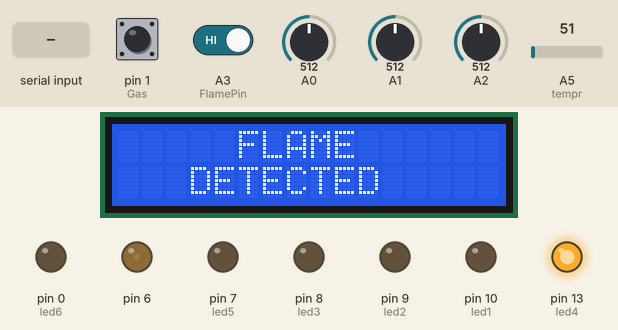
Recording of a sketch running on a simulated Arduino Uno, built for the host (arithmetic inside an expression is 32-bit, double 64-bit). Shown: 16×2 character LCD, output pins drawn as LEDs (lit = HIGH). Inputs (shaded band) come from the test bench; at power-on: A0 = 512, pin 1 (Gas) HIGH, A3 (FlamePin) HIGH, A1 = 512, A2 = 512, A5 (tempr) = 51. What the sketch prints to the serial monitor is not drawn.

Above: at 6.0 s.
6.1 s: A0 set to 716
At 13.1 s:
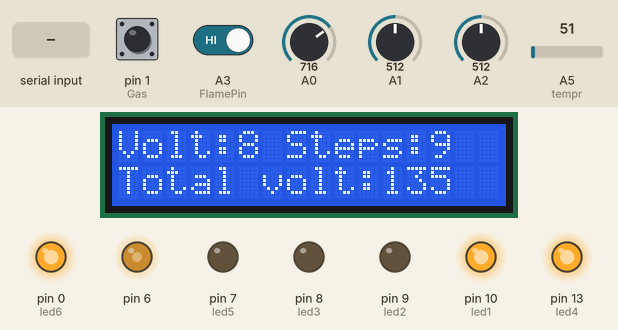
14.8 s: pin 1 (Gas) pulled LOW for 3 s
At 16.2 s:
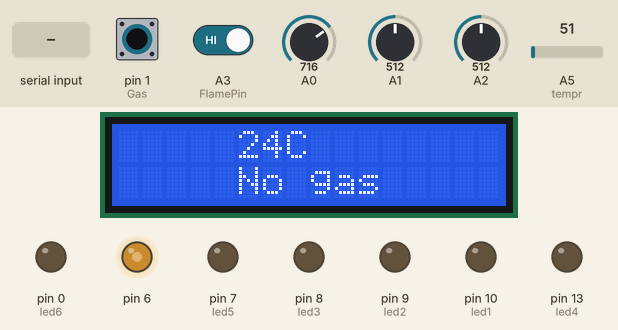
21.1 s: A3 (FlamePin) driven LOW
At 25.5 s:
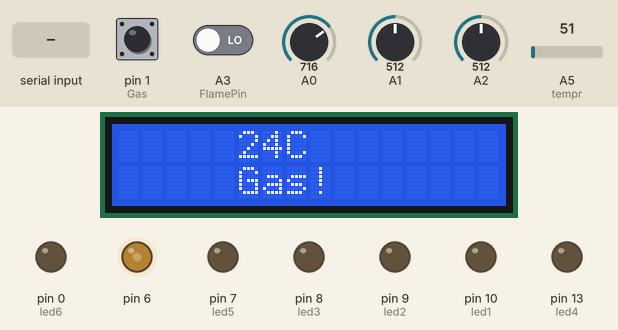
27.4 s: "o" received over Serial
34.8 s: A3 (FlamePin) driven HIGH
At 36.1 s:
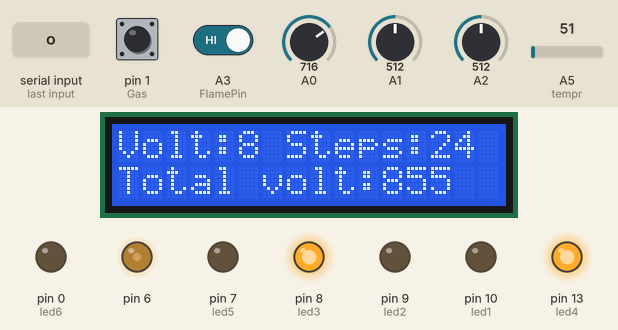
41.1 s: A1 set to 30
At 44.7 s:
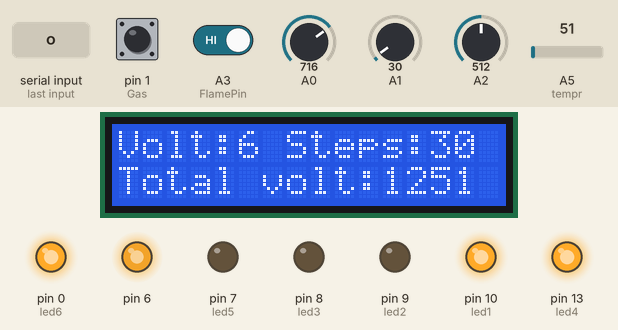
Timing chart, 0 to 51.9 s (numbered marks = the images above; inputs shaded):
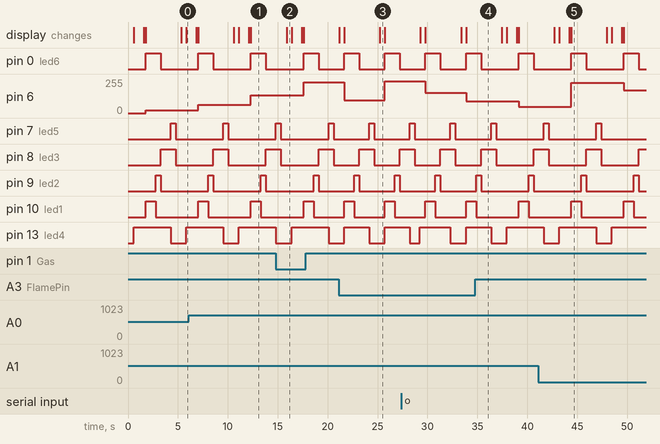

The sketch:

ArduinoCode.ino
```cpp
// Import the Liquid Crystal to display in LCD
#include <LiquidCrystal.h>
//Initialise the LCD pins with the arduino.
const int rs = 12, en = 11, d4 = 5, d5 = 4, d6 = 3, d7 = 2;
//Signal 1
int led1=10;//RED
int led2=9;//YELLOW
int led3=8;//GREEN
//Signal 2
int led4=13;//RED
int led5=7;//YELLOW
int led6=0;//GREEN
int FlamePin=A3;
char c;
 //define LED connecting pins into lcd fn using Liquid crystal
LiquidCrystal lcd(rs, en, d4, d5, d6, d7);
int count=0; //No. of Steps
int voltage=0;//Total voltage from each sensor at current loop
int total=0;//Total voltage from all sensors till current loop
int tempr=A5;
int Gas=1;
String voice;

void setup() {
  Serial.begin(9600);
  // Setup the pin modes for each LED, Buzzer and LCD display as OUTPUT
  pinMode(6,OUTPUT) ;
  pinMode(led1,OUTPUT);
  pinMode(led2,OUTPUT);
  pinMode(led3,OUTPUT);
  pinMode(led4,OUTPUT);
  pinMode(led5,OUTPUT);
  pinMode(led6,OUTPUT);
  pinMode(Gas,INPUT_PULLUP);
  pinMode(FlamePin, INPUT_PULLUP);
  Serial.begin(9600);

}
void loop() {
  //delay(5000);
  if (Serial.available()){
    c = Serial.read();
    //Serial.println(c);
    voice+=c;
   if (voice.length() > 0)
  {
    //Serial.println(voice);
       if(voice=='o')
       {
         digitalWrite(13, HIGH);
        }
  if(voice == 'f')
  {
   digitalWrite(13, LOW);
    }
voice="";
}}

int gasin=digitalRead(Gas);
  //Read analogue voltage from each sensor
  int a=analogRead(A0);
  int b=analogRead(A1);
  int c=analogRead(A2);
  int Temp = analogRead(tempr);
  Temp = Temp * 0.48828125;
  lcd.begin(16, 2);
   lcd.setCursor(5,0);
   lcd.print(Temp);lcd.print("C");
     lcd.setCursor(5,1);
     if(gasin == HIGH){
    lcd.print("Gas!");
  }
else{
  lcd.print("No gas");

}
delay(500);
lcd.clear();
digitalWrite(13, HIGH);
int Flame = digitalRead(FlamePin);

if(Flame==HIGH)
{
  lcd.setCursor(5, 0);
  lcd.print("FLAME");
   lcd.setCursor(3, 1);
  lcd.print("DETECTED");
  delay(1000);
  lcd.clear();
  delay(200);

}
 float v1 = a* (5.0 / 1023.0);
  float v2 = b* (5.0 / 1023.0);
  float v3 = c* (5.0 / 1023.0);
  voltage=v1+v2+v3;
  Serial.println(voltage);//print to terminal
  //LCD has 2 lines, and can display 16 characters per line
   // Print to the LCD screen at 0th line
   if (v1>0&&v2>0&&v3>0){// if all three sensors produce voltage
    count=count+3;
   }
   // if 2 out of 3 sensors produce voltage
   else if(v2==0&&v1>0&&v3>0){
    count=count+2;
   }
   else if(v1==0&&v2>0&&v3>0){
    count=count+2;
   }
   else if(v3==0&&v2>0&&v1>0){
    count=count+2;
   }
   //if only  1 sensor produces voltage
   else if(v1==0&&v2==0&&v3>0){
    count++;
   }
   else if(v3==0&&v2>0&&v1==0){
    count++;
   }
   else if(v3==0&&v2==0&&v1>0){
    count++;
   }
  //print total voltage and no. of steps taken to LCD
  lcd.print("Volt:");
  //total=previous total+no. of steps*voltage at that loop
  total=total+voltage*count;
  lcd.print(voltage);
  lcd.print(" Steps:");
  lcd.print(count);
  lcd.setCursor(0,1);
  lcd.print("Total volt:");
  lcd.print(total);
  analogWrite(6,total);
  //each sensor produces approx 3.8V per step,if greater than that, it can glow LEDs
  if(voltage>4){
  //Whenever green@signal2 glows,red@1 glows
  digitalWrite(led6,HIGH);//For GREEN2 signal
  digitalWrite(led1,HIGH);//For RED1 signal
  delay(1000);
  //After some delay,yellow@1 glows followed by green@1
  digitalWrite(led1,LOW);
  digitalWrite(led2,HIGH);
  delay(500);
  digitalWrite(led2,LOW);
  digitalWrite(led6,LOW);
  digitalWrite(led3,HIGH);
  //In the same way red@2 glows and process repeats
  digitalWrite(led4,HIGH);
  delay(1000);
  digitalWrite(led4,LOW);//make RED LED LOW
  digitalWrite(led5,HIGH);
  delay(500);
  digitalWrite(led5,LOW);
  digitalWrite(led3,LOW);
  }
  delay(500);
}//make 0.5s delay
```

Measured:
- after the input at 14.8 s, the display: changes after 1.1 s (image 2)
- after the input at 21.1 s, pin 6: 231/255 → 95/255 after 0.56 s instead of 1.8 s
- after the input at 34.8 s, pin 6: 87/255 → 47/255 after 4.3 s instead of 3.1 s; pin 7 (led5): goes on until 36.9 s, then stays LOW; pin 9 (led2): LOW → HIGH after 5.3 s, → LOW 0.50 s later; pin 13 (led4): goes on until 37.9 s, then stays HIGH
- by itself, pin 0 (led6), pin 8 (led3): alternates HIGH for 1.5 s and LOW for 3.8 s
- by itself, pin 9 (led2): alternates HIGH for 0.50 s and LOW for 4.8 s
- by itself, pin 10 (led1): alternates HIGH for 1.0 s and LOW for 4.3 s
- what the display in image 2 shows lasts 0.5 s, from 15.9 s to 16.4 s
